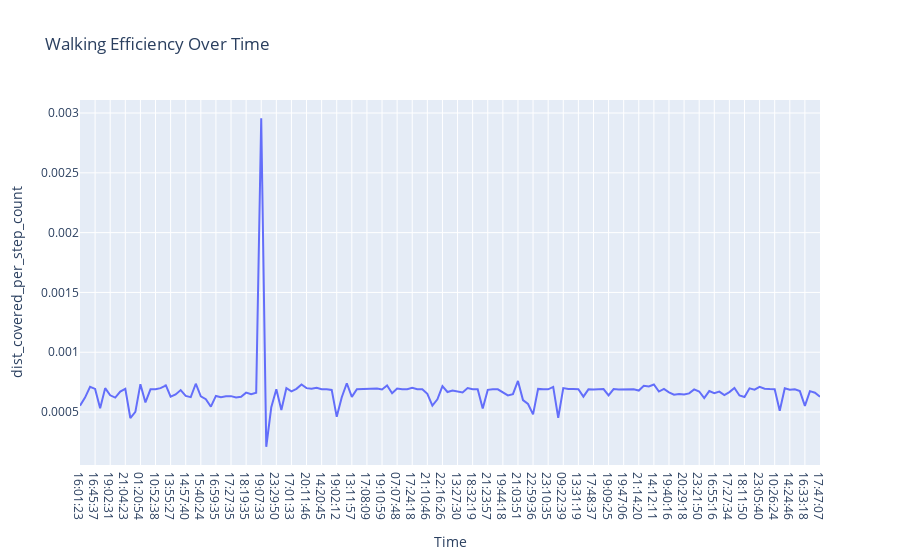

This figure's notebook cell:
### Code cell
fig4 = px.line(data, x="Time",
               y="dist_covered_per_step_count",
               title="Walking Efficiency Over Time")
fig4.show()

### Figure 1 — Plotly figure (JSON) as saved in the notebook; plotly's stock layout.template omitted (floating-point values rounded to 4 significant figures; data arrays with more than 128 entries replaced by an {"elided": "..."} marker saying what was removed)
{"data": [{"hovertemplate": "Time=%{x}<br>dist_covered_per_step_count=%{y}<extra></extra>", "legendgroup": "", "line": {"color": "#636efa", "dash": "solid"}, "marker": {"symbol": "circle"}, "mode": "lines", "name": "", "orientation": "v", "showlegend": false, "type": "scatter", "x": {"elided": "149 str values"}, "xaxis": "x", "y": {"elided": "149 float values"}, "yaxis": "y"}], "layout": {"legend": {"tracegroupgap": 0}, "title": {"text": "Walking Efficiency Over Time"}, "xaxis": {"anchor": "y", "domain": [0, 1], "title": {"text": "Time"}}, "yaxis": {"anchor": "x", "domain": [0, 1], "title": {"text": "dist_covered_per_step_count"}}}}
